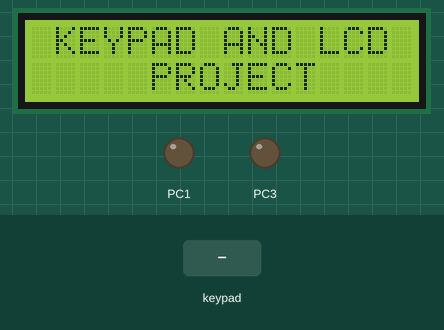
Simulated run of this program. Board: ATmega32, CodeVisionAVR source translated, built with avr-gcc and emulated at 8 MHz. On the bench: 16×2 character LCD, output pins drawn as LEDs (lit = HIGH). Wiring (inferred from the names in the program): 4×4 keypad with keys 1 2 3 A 4 5 6 B 7 8 9 C * 0 # D (labels assumed): rows PD0, PD1, PD2, PD3; columns PD4, PD5, PD6, PD7. Wiring (inferred from the signals the program sends): character LCD (HD44780): RS PC0; E PC2; data PC4, PC5, PC6, PC7. Inputs (shaded band) come from the test bench. Pins used as bus, display or sensor lines are not drawn.

Above: at 1.2 s.
1.3 s: key 'A' pressed
At 2.9 s:
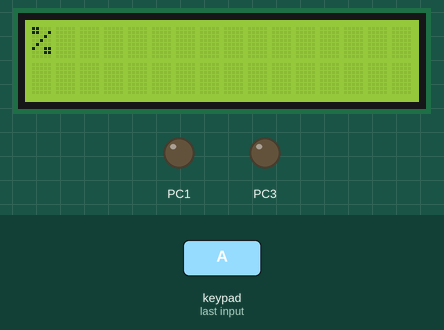
3.7 s: keypad keys 1 2 # pressed 0.4 s apart
At 5.0 s:
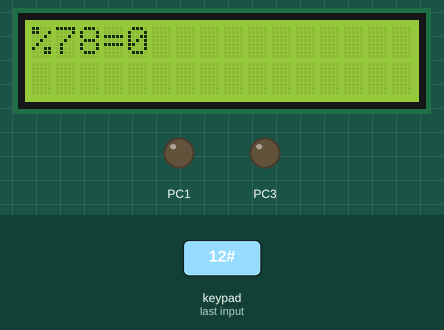
6.4 s: key 'D' pressed
At 7.7 s:
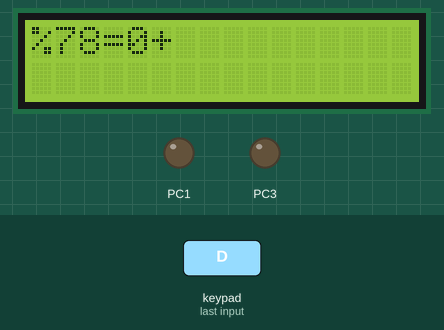
8.0 s: keypad keys 1 2 A pressed 0.4 s apart
At 9.7 s:
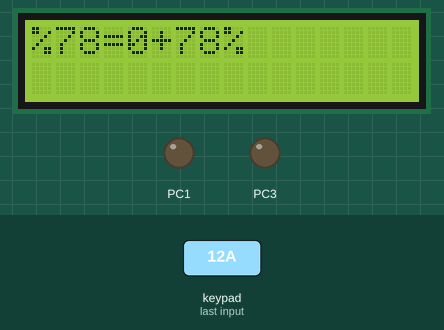
10.7 s: key '#' pressed
At 11.6 s:
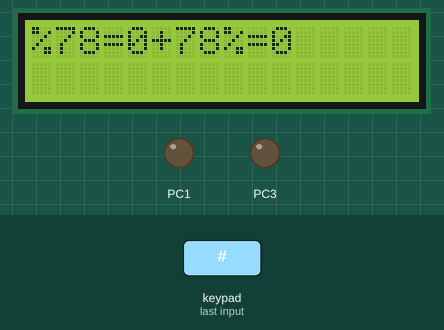
12.3 s: keypad keys 1 2 D pressed 0.4 s apart
At 13.5 s:
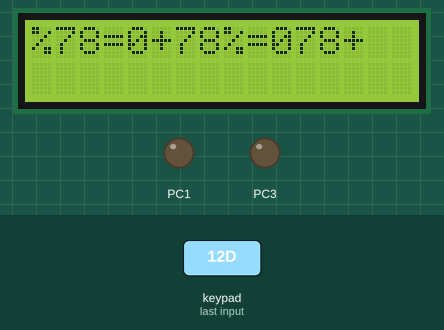
Timing chart, 0 to 15.3 s (numbered marks = the images above; inputs shaded):
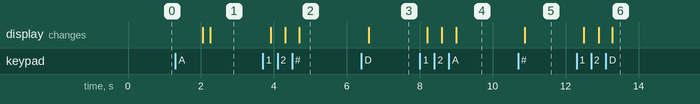

Measured:
- after the input at 1.3 s, the display: first differs from a run without the input after 0.95 s (image 1)
- after the input at 3.7 s, the display: first changes after 0.21 s (image 2 shows a later state)
- after the input at 6.4 s, the display: changes after 0.20 s (image 3)
- after the input at 8.0 s, the display: first changes after 0.20 s (image 4 shows a later state)
- after the input at 10.7 s, the display: changes after 0.18 s (image 5)
- after the input at 12.3 s, the display: first changes after 0.20 s (image 6 shows a later state)

The program:

Az08_MobinaKashanian_96522321.c
```c
/*******************************************************
Project :
Version :
Date    : 18/07/2020
Author  : Alimohammad Movahedian
*******************************************************/

#include <mega32.h>
#include <alcd.h>
#include <delay.h>
#include <stdlib.h>
#include <stdio.h>


#define KEYPAD_R1 PORTD.0
#define KEYPAD_R2 PORTD.1
#define KEYPAD_R3 PORTD.2
#define KEYPAD_R4 PORTD.3
#define KEYPAD_C1 PIND.4
#define KEYPAD_C2 PIND.5
#define KEYPAD_C3 PIND.6
#define KEYPAD_C4 PIND.7

#define KEYPAD_NUM0 0
#define KEYPAD_NUM1 1
#define KEYPAD_NUM2 2
#define KEYPAD_NUM3 3
#define KEYPAD_NUM4 4
#define KEYPAD_NUM5 5
#define KEYPAD_NUM6 6
#define KEYPAD_NUM7 7
#define KEYPAD_NUM8 8
#define KEYPAD_NUM9 9
#define KEYPAD_DIV  10
#define KEYPAD_MUL  11
#define KEYPAD_PLS  12
#define KEYPAD_MNS  13
#define KEYPAD_EQU  14
#define KEYPAD_ON   15

unsigned char keypad_scan();

void main(void)
{

int f_num = 0;
int s_num = 0;
int op = 0;
int res = 0;

char s[4];

unsigned char key_res;
DDRC=0xFF;
DDRD=0x0F;
PORTC=0x00;

lcd_init(16);
lcd_clear();
lcd_gotoxy(1,0);
lcd_puts("KEYPAD AND LCD");
lcd_gotoxy(5,1);
lcd_puts("PROJECT");
delay_ms(2000);
lcd_clear();

while (1)
      {
      key_res = keypad_scan();
      if(key_res != 255)
      {
          while(keypad_scan() != 255);
          delay_ms(20);

          // OPERATION ENTERED
          if(key_res > 9)
          {
            if (key_res == KEYPAD_DIV)
              lcd_putchar('%');
            else if (key_res == KEYPAD_MUL)
              lcd_putchar('*');
            else if (key_res == KEYPAD_MNS)
              lcd_putchar('-');
            else if (key_res == KEYPAD_PLS)
              lcd_putchar('+');
            else if (key_res == KEYPAD_EQU){
              lcd_putchar('=');
              switch(op){
                case KEYPAD_DIV:
                    res = f_num / s_num;
                    break;
                case KEYPAD_MUL:
                    res = f_num * s_num;
                    break;
                case KEYPAD_PLS:
                    res = f_num + s_num;
                    break;
                case KEYPAD_MNS:
                    res = f_num - s_num;
                    break;
                default:
                    f_num = 0;
                    s_num = 0;
                    op = 0;
                    res = 0;
                    lcd_clear();
                    lcd_gotoxy(0,0);
                    break;
              }
              if(op != 0){
                sprintf(s, "%d", res);
                lcd_puts(s);
              }

            }
             else if (key_res == KEYPAD_ON)
            {
              f_num = (int)0;
              s_num = (int)0;
              op = (int)0;
              res = 0;
              lcd_clear();
              lcd_gotoxy(0,0);
            }
            if(key_res != KEYPAD_ON){
                op = key_res;
            }
          }
          else
          {
              lcd_putchar(key_res + 48);
              if(op == 0){
                f_num *= 10;
                f_num += key_res;
              }
              else{
                s_num *= 10;
                s_num += key_res;
              }

          }
      }
      }
}


unsigned char keypad_scan()
{
unsigned char result=255;
////////////////////////  ROW1 ////////////////////////
KEYPAD_R1 = 1; KEYPAD_R2 = 0;  KEYPAD_R3 = 0;  KEYPAD_R4 = 0; //set Row1 for Keypad
delay_ms(5);
if (KEYPAD_C1)
result = KEYPAD_NUM7;
else if (KEYPAD_C2)
result = KEYPAD_NUM8;
else if (KEYPAD_C3)
result = KEYPAD_NUM9;
else if (KEYPAD_C4)
result = KEYPAD_DIV;

////////////////////////  ROW2 ////////////////////////
KEYPAD_R1 = 0; KEYPAD_R2 = 1;  KEYPAD_R3 = 0;  KEYPAD_R4 = 0; //set Row2 for Keypad
delay_ms(5);
if (KEYPAD_C1)
result = KEYPAD_NUM4;
else if (KEYPAD_C2)
result = KEYPAD_NUM5;
else if (KEYPAD_C3)
result = KEYPAD_NUM6;
else if (KEYPAD_C4)
result = KEYPAD_MUL;

////////////////////////  ROW3 ////////////////////////
KEYPAD_R1 = 0; KEYPAD_R2 = 0;  KEYPAD_R3 = 1;  KEYPAD_R4 = 0; //set Row3 for Keypad
delay_ms(5);
if (KEYPAD_C1)
result = KEYPAD_NUM1;
else if (KEYPAD_C2)
result = KEYPAD_NUM2;
else if (KEYPAD_C3)
result = KEYPAD_NUM3;
else if (KEYPAD_C4)
result = KEYPAD_MNS;

////////////////////////  ROW4 ////////////////////////
KEYPAD_R1 = 0; KEYPAD_R2 = 0;  KEYPAD_R3 = 0;  KEYPAD_R4 = 1; //set Row4 for Keypad
delay_ms(5);
if (KEYPAD_C1)
result = KEYPAD_ON;
else if (KEYPAD_C2)
result = KEYPAD_NUM0;
else if (KEYPAD_C3)
result = KEYPAD_EQU;
else if (KEYPAD_C4)
result = KEYPAD_PLS;

return result;
} 
```
